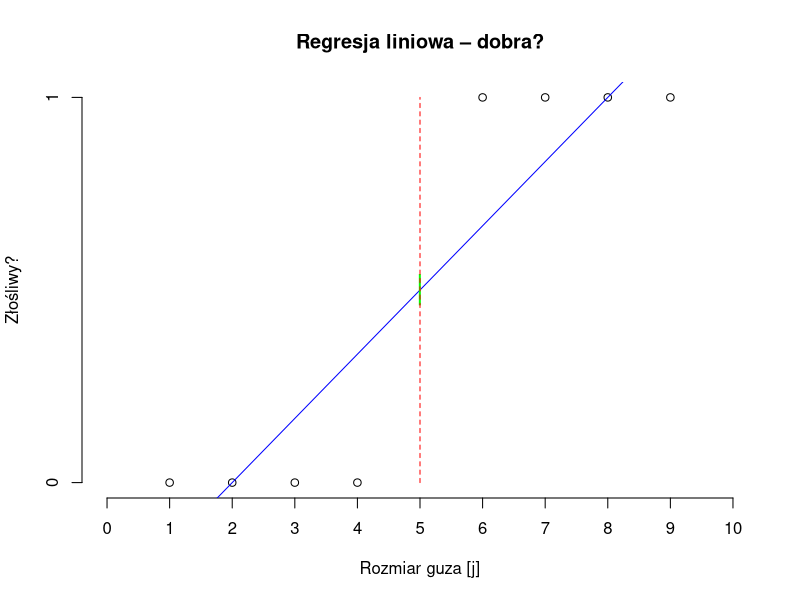
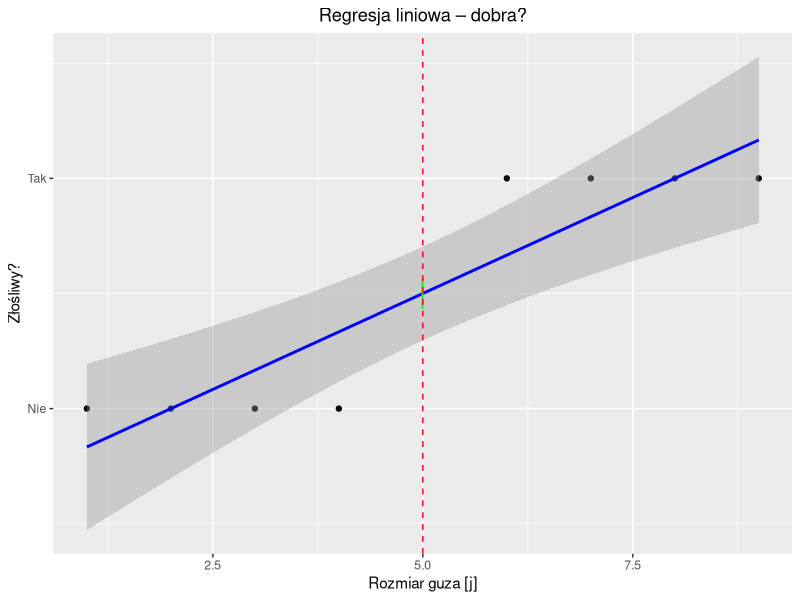
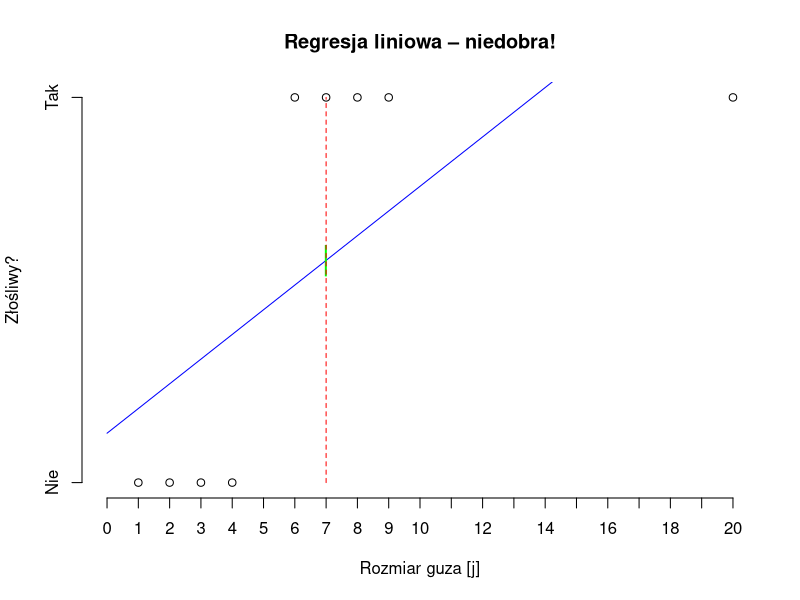
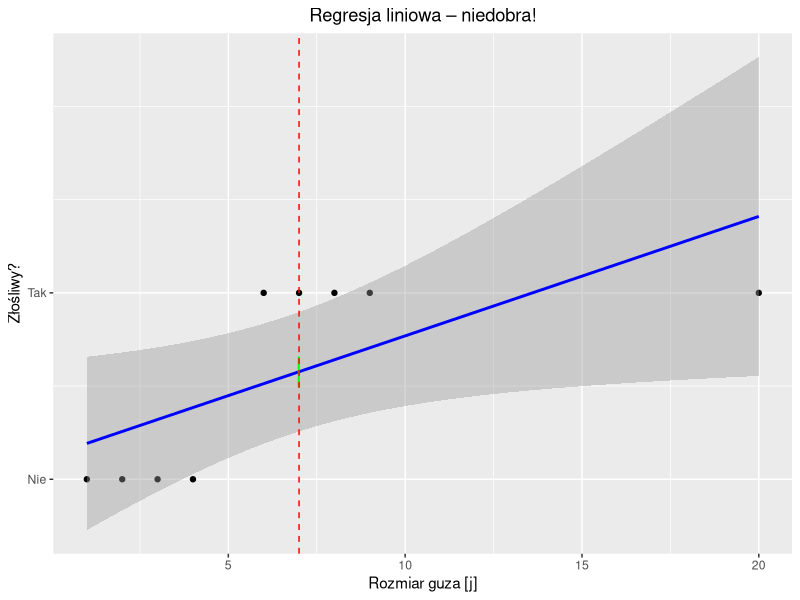
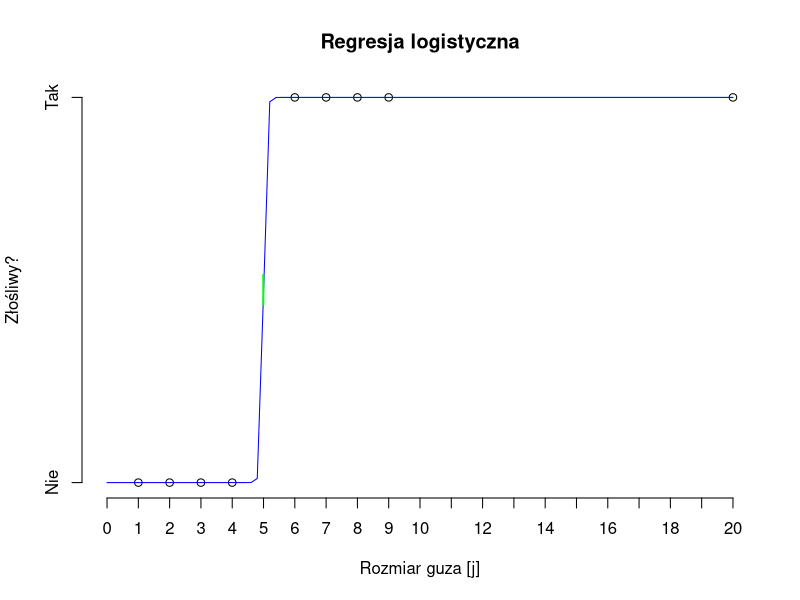
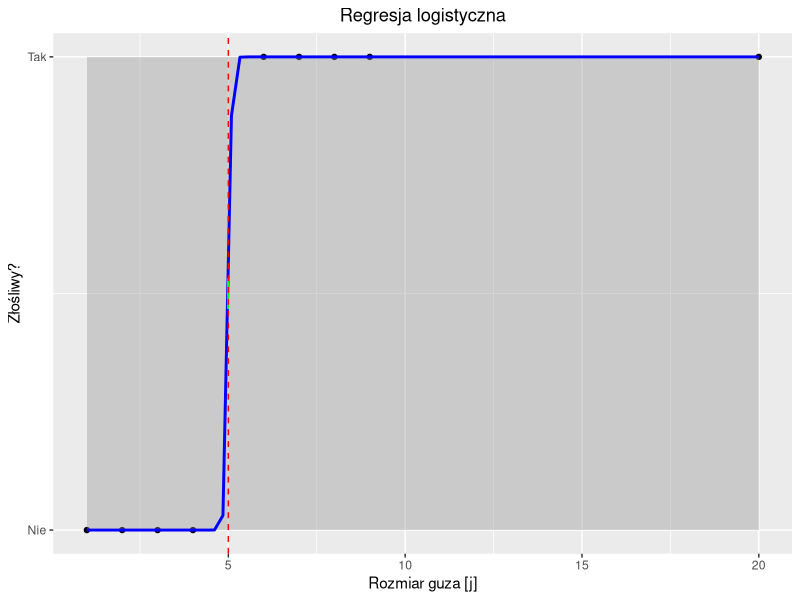
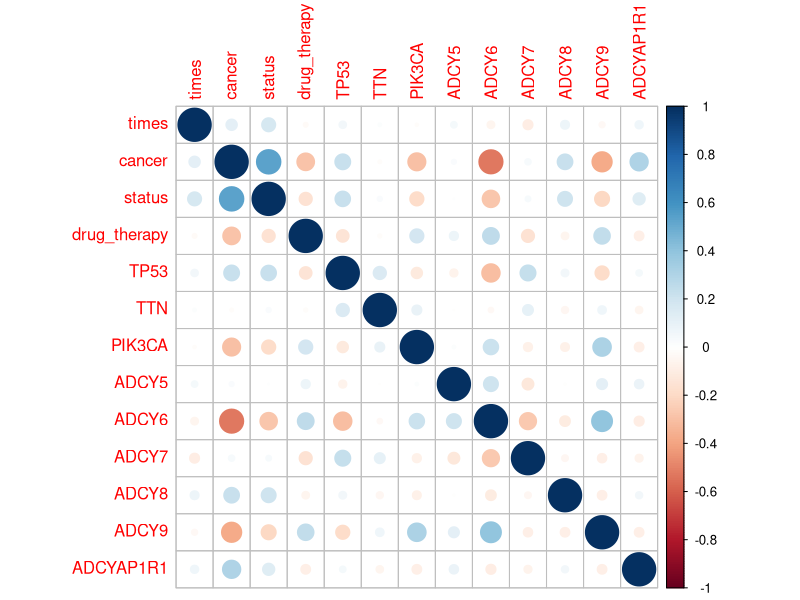
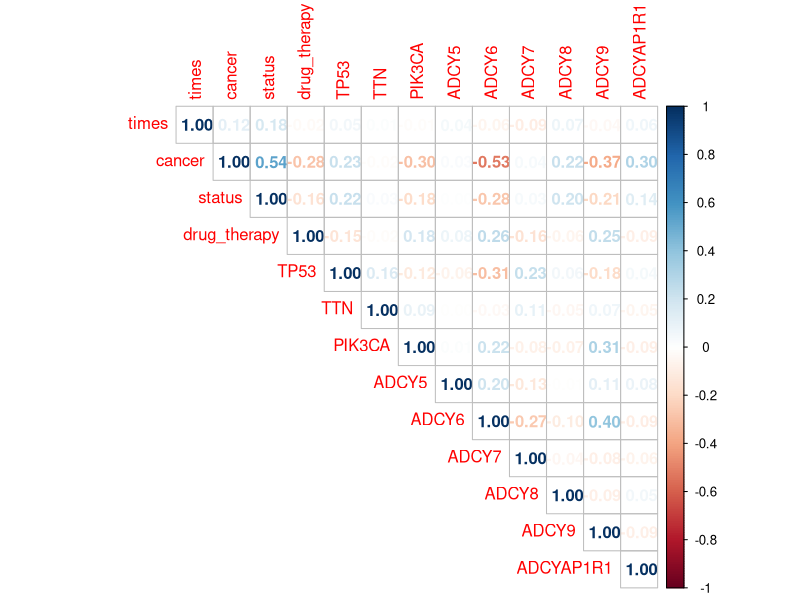

The R source for these figures, in order: (Note: this script raises an error after producing the figures.)
## ---- chunk 1
knitr::opts_chunk$set(echo = TRUE)
## ---- chunk 2
library(ggplot2)
## ---- chunk 3
tumor <- data.frame(x = c(1:4, 6:9), y = c(rep(c(0, 1), each = 4)))
lm_model <- lm(formula = y ~ x, data = tumor)

plot(x = tumor$x,
     y = tumor$y,
     main = "Regresja liniowa – dobra?",
     xlab = "Rozmiar guza [j]",
     ylab = "Złośliwy?",
     xlim = c(0, 10),
     axes = FALSE)
axis(1, at = 0:10)
axis(2, at = c(0, 1))
curve(predict(object = lm_model, data.frame(x = x), type = "resp"),
      col = "blue", add = TRUE)
points(5, 0.5, cex = 2, col = "green", pch = "|")
lines(x = c(5, 5), y = c(0, 1), col = "red", lty = 2)

ggplot(data = tumor, mapping = aes(x = x, y = y)) +
  geom_point() +
  stat_smooth(method = "lm", col = "blue") +
  geom_point(mapping = aes(x = x, y = y),
             data = data.frame(x = 5, y = 0.5),
             cex = 8, col = "green", pch = "|") +
  geom_vline(xintercept = 5, col = "red", lty = 2) +
  scale_y_continuous(breaks = c(0, 1), labels = c("Nie", "Tak")) +
  labs(x = "Rozmiar guza [j]", y = "Złośliwy?") +
  ggtitle("Regresja liniowa – dobra?") +
  theme(plot.title = element_text(hjust = 0.5))
## ---- chunk 4
tumor[9, ] <- c(20, 1)
lm_model <- lm(formula = y ~ x, data = tumor)

plot(x = tumor$x,
     y = tumor$y,
     main = "Regresja liniowa – niedobra!",
     xlab = "Rozmiar guza [j]",
     ylab = "Złośliwy?",
     xlim = c(0, 20),
     axes = FALSE)
axis(1, at = 0:20)
axis(2, at = c(0, 1), labels = c("Nie", "Tak"))
curve(predict(object = lm_model, data.frame(x = x), type = "resp"),
      col = "blue", add = TRUE)
points(7, 0.575, cex = 2, col = "green", pch = "|")
lines(x = c(7, 7), y = c(0, 1), col = "red", lty = 2)

ggplot(data = tumor, mapping = aes(x = x, y = y)) +
  geom_point() +
  stat_smooth(method = "lm", col = "blue") +
  geom_point(mapping = aes(x = x, y = y),
             data = data.frame(x = 7, y = 0.575),
             cex = 8, col = "green", pch = "|") +
  geom_vline(xintercept = 7, col = "red", lty = 2) +
  scale_y_continuous(breaks = c(0, 1), labels = c("Nie", "Tak")) +
  labs(x = "Rozmiar guza [j]", y = "Złośliwy?") +
  ggtitle("Regresja liniowa – niedobra!") +
  theme(plot.title = element_text(hjust = 0.5))
## ---- chunk 5
glm_model <- glm(formula = y ~ x, family = binomial, data = tumor)

plot(x = tumor$x,
     y = tumor$y,
     main = "Regresja logistyczna",
     xlab = "Rozmiar guza [j]",
     ylab = "Złośliwy?",
     xlim = c(0, 20),
     axes = FALSE)
axis(1, at = 0:20)
axis(2, at = c(0, 1), labels = c("Nie", "Tak"))
curve(predict(object = glm_model, data.frame(x = x), type = "resp"),
      col = "blue", add = TRUE)
points(5, 0.5, cex = 2, col = "green", pch = "|")

ggplot(data = tumor, mapping = aes(x = x, y = y)) +
  geom_point() +
  stat_smooth(method = "glm", method.args = list(family = "binomial"),
              col = "blue") +
  geom_point(mapping = aes(x = x, y = y),
             data = data.frame(x = 5, y = 0.5),
             cex = 8, col = "green", pch = "|") +
  geom_vline(xintercept = 5, col = "red", lty = 2) +
  scale_y_continuous(breaks = c(0, 1), labels = c("Nie", "Tak")) +
  labs(x = "Rozmiar guza [j]", y = "Złośliwy?") +
  ggtitle("Regresja logistyczna") +
  theme(plot.title = element_text(hjust = 0.5))
## ---- chunk 6
library(broom)
library(caret)
library(corrplot)
## ---- chunk 7
data_set <- read.csv("../data/bio_data.csv")

# Pozbycie się niepełnych obserwacji i identyfikatora
data_set <- data_set[complete.cases(data_set),
                     colnames(data_set) != "bcr_patient_barcode"]

# Sprawdzenie, czy któreś ze zmiennych objaśniajacych nie posiadają wariancji bliskiej zeru
near_zero_var <- nearZeroVar(x = data_set, saveMetrics = TRUE)
near_zero_var

# Sprawdzenie, czy niektóre zmienne nie są ze sobą silnie skorelowane
matrix_set <- data.matrix(data_set)
correlation <- cor(matrix_set)
summary(correlation[upper.tri(correlation)])
corrplot(correlation)
corrplot(correlation, method = "number", type = "upper")
diag(correlation) <- NA
corrplot(correlation)
corrplot(correlation, na.label = "NA")
find_correlation <- findCorrelation(correlation, cutoff = .5,
                                    verbose = TRUE, names = TRUE)
find_correlation

# Sprawdzenie liniowych zależności
comboInfo <- findLinearCombos(matrix_set)
comboInfo
## ---- chunk 8
set.seed(42)
train_rows <- createDataPartition(y = data_set$status, p = 0.8, list = FALSE)
train <- data_set[train_rows, ]
test <- data_set[-train_rows, ]
## ---- chunk 9
glm_model <- glm(formula = status ~ ., data = train)
## ---- chunk 10
glm_model
## ---- chunk 11
glm_tidy <- tidy(glm_model)
glm_tidy
glm_glance <- glance(glm_model)
glm_glance
## ---- chunk 12
summary(glm_model)
## ---- chunk 13
significant_attributes <- c("status", "times", "cancer", "TP53", "ADCY8")
## ---- chunk 14
prediction <- predict(object = glm_model, newdata = test, type = "response")
prediction <- round(x = prediction, digits = 0)
prediction_frame <- data.frame(actual = test$status, predicted = prediction,
                               row.names = 1:length(test$status))
prediction_frame <- sapply(X = prediction_frame, FUN = plyr::mapvalues,
                           from = c(0, 1), to = c("Survived", "Passed"))
prediction_frame <- as.data.frame(prediction_frame)
confusion_matrix <- table(prediction_frame$predicted, prediction_frame$actual,
                          dnn = c("predicted", "actual"))
confusion_matrix <- confusionMatrix(confusion_matrix, positive = "Passed")
confusion_matrix
glm_score <- confusion_matrix$byClass["Sensitivity"] +
  confusion_matrix$byClass["Specificity"]
glm_score <- unname(glm_score)
glm_score
unname(glm_score/2 == confusion_matrix$byClass["Balanced Accuracy"])
## ---- chunk 15
actual_class <- rep(dimnames(confusion_matrix$table)$actual,
                    each = 2)
prediction_class <- rep(dimnames(confusion_matrix$table)$predicted,
                        times = 2)
label <- paste(c("True Positive", "False Negative",
                 "False Positive", "True Negative"),
               as.vector(confusion_matrix$table),
               sep = "\n")
fill <- c("green", "red", "red", "green")
confusion_frame <- data.frame(actual = actual_class,
                              prediction = prediction_class,
                              label = label,
                              fill = fill)

glm_confusion_matrix <- ggplot(data =  confusion_frame,
                               mapping = aes(x = actual, y = prediction,
                                             fill = fill, label = label)) +
  geom_tile() +
  geom_text() +
  scale_fill_identity() +
  scale_x_discrete(position = "top") +
  scale_y_discrete(limits = rev(levels(confusion_frame$prediction))) +
  ggtitle("Macierz pomyłek") +
  theme_bw() +
  theme(plot.title = element_text(hjust = 0.5))
glm_confusion_matrix
## ---- chunk 16
205/245
glm_score/2
205/245 > glm_score/2
## ---- chunk 17
library(ROCR)
scores <- predict(object = glm_model, newdata = test, type = "response")
labels <- test$status
pred <- prediction(predictions = scores, labels = labels)
perf <- performance(prediction.obj = pred, measure = "tpr", x.measure = "fpr")
plot(perf, colorize = TRUE, main = "ROC")
## ---- chunk 18
# Wybór zmiennych w zbiorze treningowym i testowym
train_lite <- train[, significant_attributes]
test_lite <- test[, significant_attributes]

# Szkolenie i podsumowanie modelu
glm_model_lite <- glm(formula = status ~ ., data = train_lite)
summary(glm_model_lite)

# Predykcja
prediction_lite <- predict(object = glm_model_lite, newdata = test_lite,
                           type = "response")
prediction_lite <- round(x = prediction, digits = 0)
prediction_frame_lite <- data.frame(actual = test_lite$status,
                                    predicted = prediction_lite,
                                    row.names = 1:length(test_lite$status))
prediction_frame_lite <- sapply(X = prediction_frame_lite,
                                FUN = plyr::mapvalues,
                                from = c(0, 1),
                                to = c("Survived", "Passed"))
prediction_frame_lite <- as.data.frame(prediction_frame_lite)
confusion_matrix_lite <- table(prediction_frame_lite$predicted,
                          prediction_frame_lite$actual,
                          dnn = c("predicted", "actual"))
confusion_matrix_lite <- confusionMatrix(confusion_matrix_lite,
                                         positive = "Passed")
confusion_matrix_lite
glm_score_lite <- confusion_matrix_lite$byClass["Sensitivity"] +
  confusion_matrix_lite$byClass["Specificity"]
glm_score_lite <- unname(glm_score_lite)

# Czy wyniki są takie same?
glm_score == glm_score_lite
## ---- chunk 19
library(leaps)

number_of_features <- nrow(glm_tidy) - 1
glm_model_fss <- regsubsets(x = status ~ ., data = train,
                            nvmax = number_of_features, method = "forward")
plot(glm_model_fss, scale = "Cp")
glm_model_fss_summary <- summary(glm_model_fss)
glm_model_fss_summary
plot(glm_model_fss_summary$cp, xlab = "Liczba predyktorów", ylab = "Cp")
points(which.min(glm_model_fss_summary$cp),
       min(glm_model_fss_summary$cp),
       pch = 20,
       col = "red")
## ---- chunk 20
# Na ile foldów (podzbiorów) podzielimy nasz zestaw treningowy
K <- 10

# Podział zestawu treningowego na podzbiory
set.seed(42)
folds <- sample(rep(1:K, length = nrow(train)))
table(folds)

# Macierz błędów
cv_errors <- matrix(NA, K, number_of_features)

# k-krotna kroswalidacja
predict.regsubsets <- function(object, formula, data, id) {
  mat <- model.matrix(formula, data)
  coefi <- coef(object, id = id)
  mat[, names(coefi)] %*% coefi
}

for (k in 1:K) {
  form <- as.formula(status ~ .)
  best_fit <- regsubsets(form,
                         train[folds != k, ],
                         nvmax = number_of_features,
                         method = "forward")
  for (i in 1:(glm_model_fss$nvmax - 1)) {
    pred <- predict.regsubsets(best_fit, form, train[folds == k, ], id = i)
    cv_errors[k, i] <- mean((train$status[folds == k] - pred) ^ 2)
  }
}

rmse_cv <- sqrt(apply(cv_errors, 2, mean))

plot(
  rmse_cv,
  xlab = "Rozmiar modelu",
  ylab = "Średnia kwadratowa błędów",
  pch = 19,
  type = "b"
)
points(which.min(rmse_cv),
       min(rmse_cv),
       pch = 20,
       col = "red")
